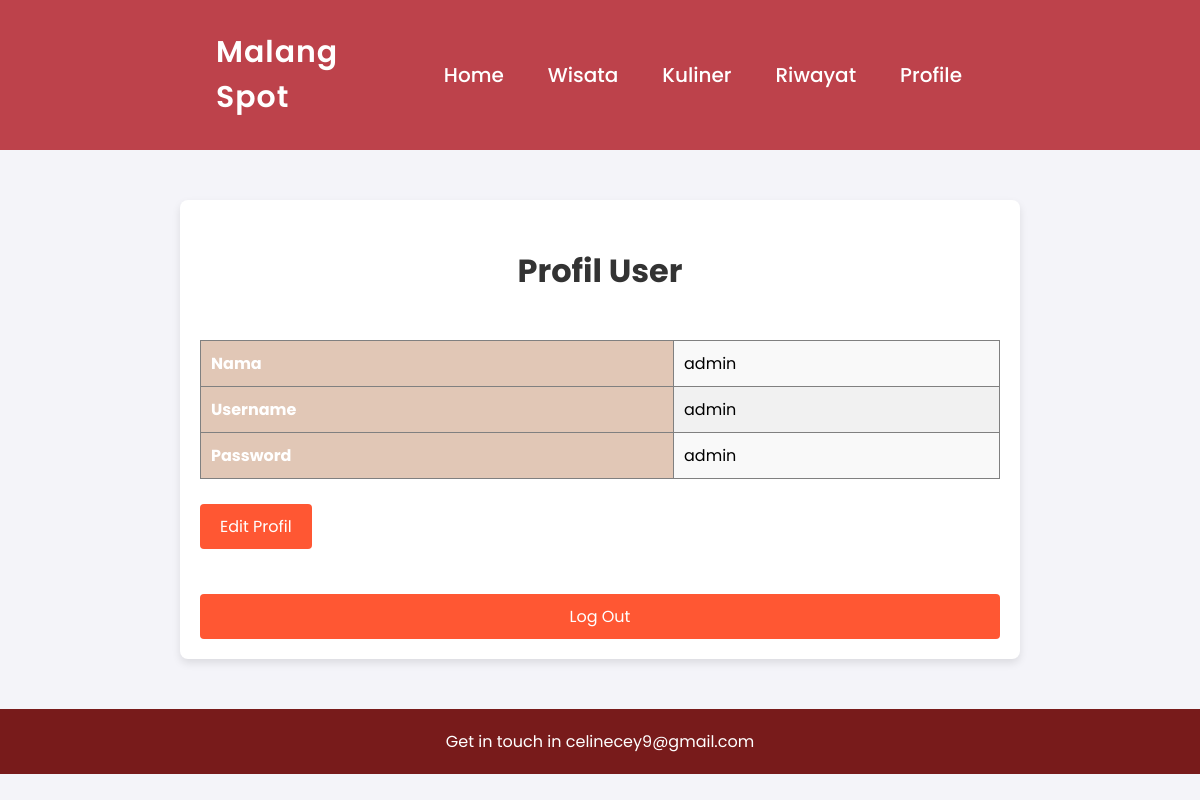
The app's page /user/profile.php (signed in) with its own data.
### tables this page shows
CREATE TABLE `user` (
  `nama` varchar(50) NOT NULL,
  `ID` int(11) NOT NULL,
  `username` varchar(50) NOT NULL,
  `password` varchar(50) NOT NULL,
  `level` varchar(50) NOT NULL
);

### user/profile.php (the view, shortened to what this page needs)
<!DOCTYPE html>
<html lang="en">
<head>
    <link rel="stylesheet" href="css/profile.css">
    <link rel="stylesheet" href="https://unpkg.com/boxicon@latest/css/boxicons.min.css">
</head>
<body>
<header>
    <a href="#" class="logo">Malang Spot</a>
    <ul class="navbar">
        <a href="index.php">Home</a>
        <a href="/Project UKL/user/wisata/wisata.php">Wisata</a>
        <a href="/Project UKL/user/kuliner/kuliner.php">Kuliner</a>
        <a href="riwayat.php">Riwayat</a>
        <a href="profile.php">Profile</a>
    </ul>
</header>
<section class="profil">
    <h1 class="heading">Profil User</h1>
    <br>
    <?php
    include '../koneksi.php';
    $username = $_SESSION['username'];
        $query_mysql = mysqli_query($mysqli, "SELECT * FROM user WHERE username = '$username'") or die(mysqli_error($mysqli));
        if ($data = mysqli_fetch_array($query_mysql)) {
    ?>
    <table border="1" class="table">
        <tr>
            <th>Nama</th>
            <td><?php echo $data['nama']; ?></td>
        </tr>
        <tr>
            <th>Username</th>
            <td><?php echo $data['username']; ?></td>
        </tr>
        <tr>
            <th>Password</th>
            <td><?php echo $data['password']; ?></td>
        </tr>
    </table>
    <br>
    <a href="update.php?id=<?php echo $data['ID']; ?>" class="btn-edit">Edit Profil</a>
    <br>
    <?php }
    ?>
    <br>
    <a href="../login.php" class="btn">Log Out</a>
</section>
<div class="footer">
        <a href="https://mail.google.com/mail/u/0/?tf=cm&fs=1&to=celinecey9@gmail.com">Get in touch in celinecey9@gmail.com </a>
    </div>
</body>
</html>

### user/css/profile.css (style rules this page uses)
body { font-family: 'Poppins', sans-serif; margin: 0; padding: 0; background-color: #f4f4f9; }
header { position: flex; top: 0; right: 0; width: 64%; z-index: 1000; display: flex; align-items: center; justify-content: space-between; background: transparent; padding: 30px 18%; transition: ease .40s; background-color: #BD424B; }
.logo { font-size: 30px; font-weight: 550; letter-spacing: 1px; color: #fff; text-decoration: none; }
.navbar { display: flex; }
.navbar a { color: #fff; font-size: 20px; font-weight: 500; padding: 10px 22px; border-radius: 4px; transition: ease .40s; text-decoration: none; }
.profil { max-width: 800px; margin: 50px auto; padding: 20px; background-color: #fff; border-radius: 8px; box-shadow: 0 4px 8px rgba(0, 0, 0, 0.1); }
.heading { color: #333; font-size: 32px; text-align: center; margin-bottom: 20px; }
.table { width: 100%; border-collapse: collapse; }
.table th, .table td { padding: 10px; text-align: left; }
.table th { background-color: #e1c7b6; color: white; }
.table td { background-color: #f9f9f9; }
.table tr:nth-child(even) td { background-color: #f1f1f1; }
.btn-edit, .btn { display: inline-block; padding: 10px 20px; background-color: #ff5733; color: #fff; border: none; border-radius: 4px; font-size: 16px; cursor: pointer; text-decoration: none; transition: background-color 0.3s ease; }
a.btn { margin-top: 20px; display: block; text-align: center; }
.footer { background-color: #781b1b; color: #fff; text-align: center; padding: 20px 0; }
.footer a { text-decoration: none; color: white; }

### records on screen
user: nama "admin", username "admin", password "admin"
